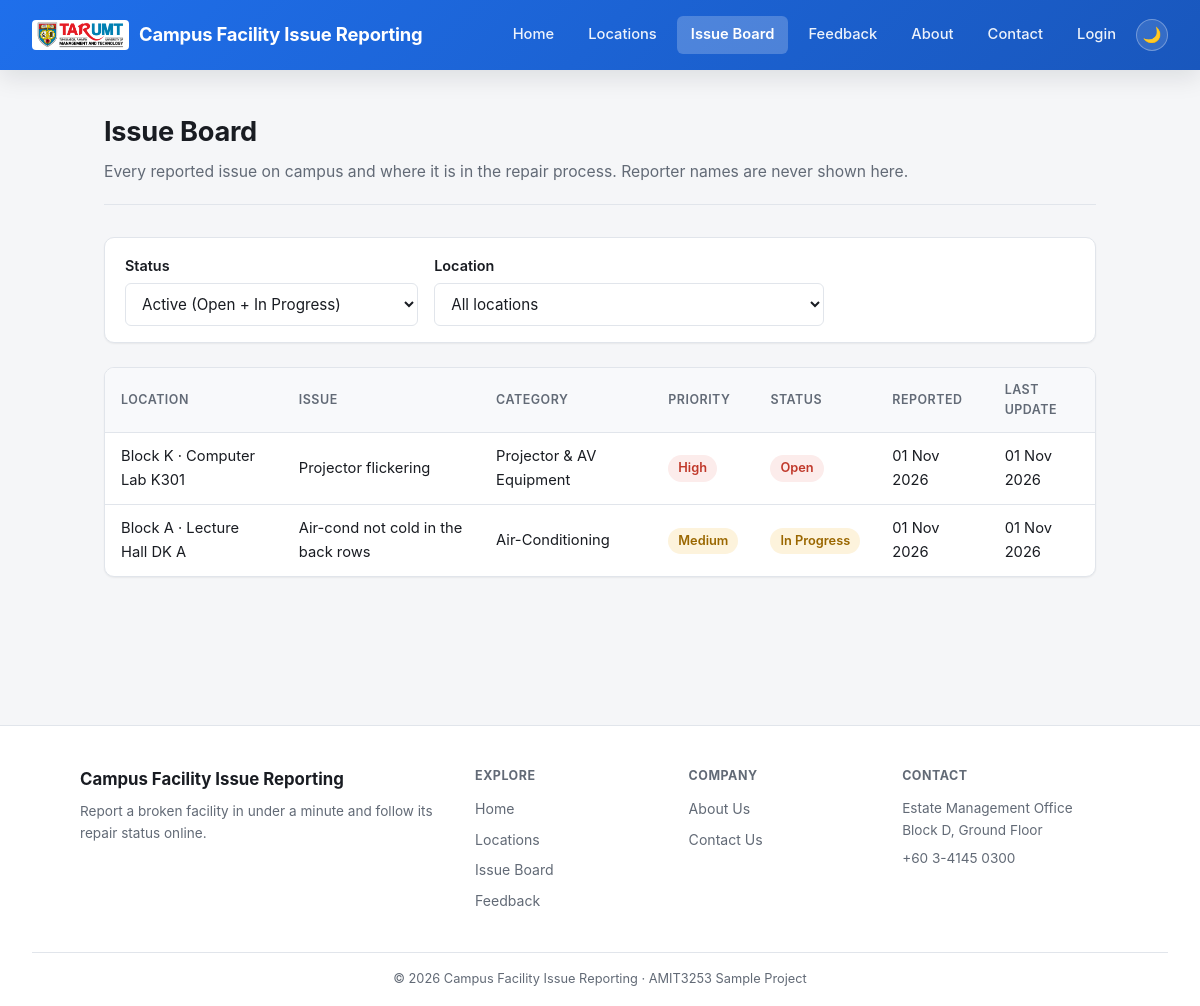
Screenshot of /board.php with the database file from the repository.
### tables this page shows
CREATE TABLE issues (
  id INT AUTO_INCREMENT PRIMARY KEY,
  user_id INT NOT NULL,
  location_id INT NOT NULL,
  category VARCHAR(50) NOT NULL,
  title VARCHAR(150) NOT NULL,
  description TEXT NOT NULL,
  priority ENUM('Low', 'Medium', 'High') NOT NULL DEFAULT 'Medium',
  status ENUM('Open', 'In Progress', 'Resolved', 'Closed') NOT NULL DEFAULT 'Open',
  admin_note VARCHAR(500) NULL,
  created_at TIMESTAMP DEFAULT CURRENT_TIMESTAMP,
  updated_at TIMESTAMP DEFAULT CURRENT_TIMESTAMP ON UPDATE CURRENT_TIMESTAMP,
  FOREIGN KEY (user_id) REFERENCES users(id),
  FOREIGN KEY (location_id) REFERENCES locations(id)
);

CREATE TABLE locations (
  id INT AUTO_INCREMENT PRIMARY KEY,
  building VARCHAR(100) NOT NULL,
  name VARCHAR(100) NOT NULL,
  floor VARCHAR(30) NOT NULL,
  image_url VARCHAR(500) NULL
);

### auth.php (called while the page is built, shortened)
<?php
function current_user_id() {
    return $_SESSION['user_id'] ?? null;
}

### helpers.php (called while the page is built, shortened)
<?php
function status_badge_class($status) {
    switch ($status) {
        case 'Open':        return 'badge-danger';
        case 'In Progress': return 'badge-warning';
    }
}
function priority_badge_class($priority) {
    switch ($priority) {
        case 'High':   return 'badge-danger';
        case 'Medium': return 'badge-warning';
    }
}
function location_label($row) {
    return $row['building'] . ' · ' . $row['name'];
}

### board.php (the view, shortened to what this page needs)
<?php
require 'config.php';
require 'auth.php';
require 'helpers.php';
$status = $_GET['status'] ?? 'active';
$where = [];
$types = '';
$params = [];
if ($status === 'active') {
    $where[] = "i.status IN ('Open', 'In Progress')";
} elseif (in_array($status, issue_statuses(), true)) {
    $where[] = 'i.status = ?';
    $types .= 's';
    $params[] = $status;
}
$sql = '
    SELECT i.id, i.title, i.category, i.priority, i.status, i.created_at, i.updated_at, l.building, l.name
    FROM issues i
    JOIN locations l ON l.id = i.location_id
' . (empty($where) ? '' : ' WHERE ' . implode(' AND ', $where)) . "
    ORDER BY FIELD(i.priority, 'High', 'Medium', 'Low'), i.created_at DESC
";
$stmt = $conn->prepare($sql);
$stmt->execute();
$issues = $stmt->get_result()->fetch_all(MYSQLI_ASSOC);
require 'partials/header.php';
?>
<div class="page-header">
<h1>Issue Board</h1>
<p>Every reported issue on campus and where it is in the repair process. Reporter names are never shown here.</p>
</div>
<form method="get" class="filter-bar">
<label>Status
<select name="status" onchange="this.form.submit()">
<option value="active" <?= $status === 'active' ? 'selected' : '' ?>>Active (Open + In Progress)</option>
</select>
</label>
<label>Location
<select name="location_id" onchange="this.form.submit()">
<option value="0">All locations</option>
</select>
</label>
</form>
<?php if (empty($issues)): ?>
<div class="empty-state">
<div class="empty-state-icon">&#9989;</div>
<p>No issues match this filter.</p>
</div>
<?php else: ?>
<table>
<tr><th>Location</th><th>Issue</th><th>Category</th><th>Priority</th><th>Status</th><th>Reported</th><th>Last Update</th></tr>
<?php foreach ($issues as $i): ?>
<tr>
<td><?= htmlspecialchars(location_label($i)) ?></td>
<td><?= htmlspecialchars($i['title']) ?></td>
<td><?= htmlspecialchars($i['category']) ?></td>
<td><span class="badge <?= priority_badge_class($i['priority']) ?>"><?= htmlspecialchars($i['priority']) ?></span></td>
<td><span class="badge <?= status_badge_class($i['status']) ?>"><?= htmlspecialchars($i['status']) ?></span></td>
<td><?= htmlspecialchars(date('d M Y', strtotime($i['created_at']))) ?></td>
<td><?= htmlspecialchars(date('d M Y', strtotime($i['updated_at']))) ?></td>
</tr>
<?php endforeach; ?>
</table>
<?php endif; ?>
<?php require 'partials/footer.php'; ?>

### partials/header.php (shortened to what this page needs)
<?php
$loggedIn = current_user_id() !== null;
$currentPage = basename($_SERVER['PHP_SELF']);
function nav_active($page, $current) {
    return $page === $current ? ' active' : '';
}
?>
<!DOCTYPE html>
<html>
<head>
<link rel="stylesheet" href="style.css?v=<?= @filemtime(__DIR__ . '/../style.css') ?>">
</head>
<body>
<nav class="navbar">
<a class="brand" href="index.php"><img src="assets/tarumt-logo.png" alt="TAR UMT" class="brand-logo">Campus Facility Issue Reporting</a>
<div class="nav-links">
<a href="index.php" class="<?= trim(nav_active('index.php', $currentPage)) ?>">Home</a>
<a href="locations.php" class="<?= trim(nav_active('locations.php', $currentPage)) ?>">Locations</a>
<a href="board.php" class="<?= trim(nav_active('board.php', $currentPage)) ?>">Issue Board</a>
<a href="feedback.php" class="<?= trim(nav_active('feedback.php', $currentPage)) ?>">Feedback</a>
<a href="about.php" class="<?= trim(nav_active('about.php', $currentPage)) ?>">About</a>
<a href="contact.php" class="<?= trim(nav_active('contact.php', $currentPage)) ?>">Contact</a>
<?php if ($loggedIn): ?>
<div class="user-menu">
<button type="button" class="nav-user user-menu-trigger" aria-haspopup="true" aria-expanded="false">
<span class="user-avatar"><?= htmlspecialchars(mb_strtoupper(mb_substr(current_user_name(), 0, 1))) ?></span> Hi, <?= htmlspecialchars(current_user_name()) ?>
</button>
<div class="user-menu-dropdown">
<a href="account.php">My Account</a>
<a href="logout.php">Logout</a>
</div>
</div>
<?php else: ?>
<a href="login.php">Login</a>
<?php endif; ?>
<button id="theme-toggle" class="theme-toggle" type="button" aria-label="Toggle dark mode">&#9728;</button>
</div>
</nav>
<main class="container">

### partials/footer.php (shortened to what this page needs)
</main>
<footer class="site-footer">
<div class="footer-grid">
<div class="footer-brand">
<div class="footer-brand-name">Campus Facility Issue Reporting</div>
<p>Report a broken facility in under a minute and follow its repair status online.</p>
</div>
<div class="footer-links">
<h4>Explore</h4>
<a href="index.php">Home</a>
<a href="locations.php">Locations</a>
<a href="board.php">Issue Board</a>
<a href="feedback.php">Feedback</a>
</div>
<div class="footer-links">
<h4>Company</h4>
<a href="about.php">About Us</a>
<a href="contact.php">Contact Us</a>
</div>
<div class="footer-links">
<h4>Contact</h4>
<p>Estate Management Office<br>Block D, Ground Floor</p>
<p>+60 3-4145 0300</p>
</div>
</div>
<div class="footer-bottom">
<p>&copy; <?= date('Y') ?> Campus Facility Issue Reporting &middot; AMIT3253 Sample Project</p>
</div>
</footer>
</body>
</html>

### rows the page displays
issues: location.name "Block K · Computer Lab K301", title "Projector flickering", category "Projector & AV Equipment", priority "High", status "Open", created_at "01 Nov 2026", updated_at "01 Nov 2026"
issues: location.name "Block A · Lecture Hall DK A", title "Air-cond not cold in the back rows", category "Air-Conditioning", priority "Medium", status "In Progress", created_at "01 Nov 2026", updated_at "01 Nov 2026"
